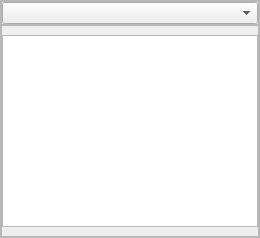
               <widget class="QWidget" name="boss_show">
                <layout class="QHBoxLayout" name="horizontalLayout_8">
                 <property name="spacing">
                  <number>0</number>
                 </property>
                 <property name="leftMargin">
                  <number>0</number>
                 </property>
                 <property name="topMargin">
                  <number>0</number>
                 </property>
                 <property name="rightMargin">
                  <number>0</number>
                 </property>
                 <property name="bottomMargin">
                  <number>0</number>
                 </property>
                 <item>
                  <widget class="QFrame" name="frame_2">
                   <property name="frameShape">
                    <enum>QFrame::StyledPanel</enum>
                   </property>
                   <property name="frameShadow">
                    <enum>QFrame::Raised</enum>
                   </property>
                   <layout class="QVBoxLayout" name="verticalLayout_4">
                    <property name="spacing">
                     <number>0</number>
                    </property>
                    <property name="leftMargin">
                     <number>0</number>
                    </property>
                    <property name="topMargin">
                     <number>0</number>
                    </property>
                    <property name="rightMargin">
                     <number>0</number>
                    </property>
                    <property name="bottomMargin">
                     <number>0</number>
                    </property>
                    <item>
                     <widget class="QFrame" name="frame_415125">
                      <property name="maximumSize">
                       <size>
                        <width>16777215</width>
                        <height>50</height>
                       </size>
                      </property>
                      <property name="frameShape">
                       <enum>QFrame::StyledPanel</enum>
                      </property>
                      <property name="frameShadow">
                       <enum>QFrame::Raised</enum>
                      </property>
                      <layout class="QHBoxLayout" name="horizontalLayout_9">
                       <property name="spacing">
                        <number>10</number>
                       </property>
                       <property name="leftMargin">
                        <number>0</number>
                       </property>
                       <property name="topMargin">
                        <number>0</number>
                       </property>
                       <property name="rightMargin">
                        <number>0</number>
                       </property>
                       <property name="bottomMargin">
                        <number>0</number>
                       </property>
                       <item>
                        <widget class="QComboBox" name="boss_list"/>
                       </item>
                      </layout>
                     </widget>
                    </item>
                    <item>
                     <widget class="QFrame" name="frame_5">
                      <property name="frameShape">
                       <enum>QFrame::StyledPanel</enum>
                      </property>
                      <property name="frameShadow">
                       <enum>QFrame::Raised</enum>
                      </property>
                      <layout class="QVBoxLayout" name="verticalLayout_5">
                       <property name="spacing">
                        <number>0</number>
                       </property>
                       <property name="leftMargin">
                        <number>0</number>
                       </property>
                       <property name="rightMargin">
                        <number>0</number>
                       </property>
                       <item>
                        <widget class="QTableWidget" name="boss_drop_table">
                         <property name="styleSheet">
                          <string notr="true">font: 700 10pt &quot;Segoe UI&quot;;</string>
                         </property>
                        </widget>
                       </item>
                      </layout>
                     </widget>
                    </item>
                   </layout>
                  </widget>
                 </item>
                </layout>
               </widget>
